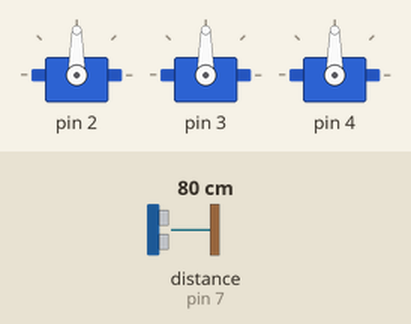
Simulated run of this sketch. Board: Arduino Uno, built with avr-gcc and run on an emulated ATmega328P. Parts: 3 × servo. Inputs (shaded band) come from the test bench; at power-on: distance to the obstacle (sensor on pin 7) 80 cm. The echo pulse lasts 58.3 µs per cm.

Above: at 0.1 s.
At 3.2 s:
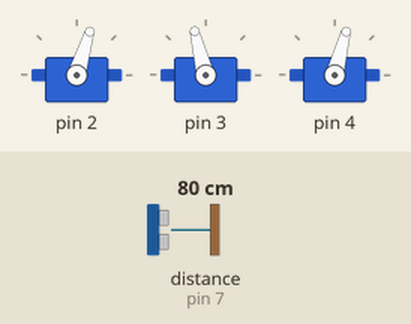
3.3 s: distance to the obstacle (sensor on pin 7) set to 18 cm
At 3.67 s:
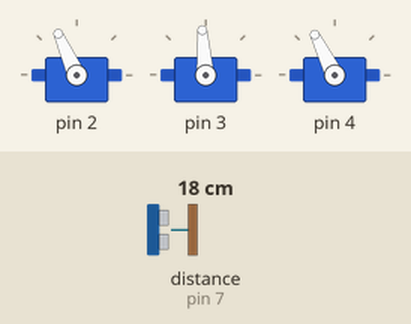
Timing chart, 0 to 22.8 s (numbered marks = the images above; inputs shaded):
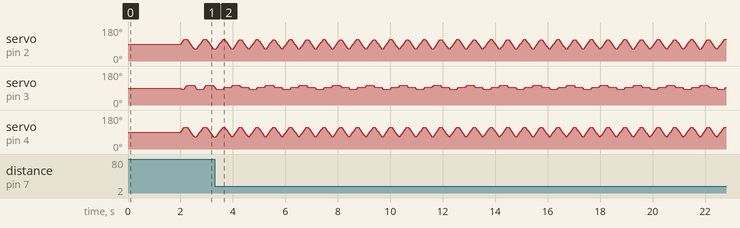

The sketch:

08.1.Ultrasonic_Ant.ino
```cpp
/**********************************************************************
  Product     : Freenove Robot Ant Kit
  Description : Ultrasonic obstacle avoidance ant robot
  Auther      : www.freenove.com
  Modification: 2021/04/20
**********************************************************************/
#include "Ultrasonic.h"
#include "myServo.h"

void setup() {
  Ultrasonic_Setup();
  Ant_Setup();

  //NOTE：The ant robot is adjusted by modifying the parameters.
  Ant_Correct_Angle(-1,4,1); //Calibrate ant Servo(Each robot is different, depending on your installation process)
  delay(2000);
}

void loop() {
  Ultrasonic_Get_Data(100);
  if (Ultrasonic_Value >= 40)
    ant_run_forth(2, 5); //Forward      //Forward
  else if (Ultrasonic_Value >= 20 && Ultrasonic_Value < 40)
    ant_run_left(2, 5);       //Forward to the left
//  ant_run_right(2, 5);      //Forward to the right
  else if (Ultrasonic_Value >= 10 && Ultrasonic_Value < 20)
    ant_run_situ_left(2, 5);  //Turn left in situ
//  ant_run_situ_right(2, 5); //Turn right in situ
  else
    ant_run_back(2, 5);       //Backwards
}
```

Ultrasonic.cpp
```cpp
#include <Arduino.h>
#include <UltrasonicSensor.h>
#include "Ultrasonic.h"

UltrasonicSensor ultrasonic(Ultrasonic_Trig, Ultrasonic_Echo);

int Ultrasonic_Value = 0;

int ultrasonic_before = 0;
int ultrasonic_next = 0;

//Ultrasonic initialization
void Ultrasonic_Setup(void)
{
  ultrasonic.setTemperature(Temperature_Compensation);
  ultrasonic_before = millis();
}

//Ultrasonic get distance value
int Ultrasonic_Get_Data(int delayms)
{
  ultrasonic_next = millis();
  delayms=constrain(delayms,0,32767);
  if (ultrasonic_next - ultrasonic_before >= delayms){
    ultrasonic_before = ultrasonic_next;
    Ultrasonic_Value = ultrasonic.distanceInCentimeters();
    Serial.print("E#");
    Serial.println(Ultrasonic_Value);
    return Ultrasonic_Value;
  }
}

//Ultrasonic send distance value
void Ultrasonic_Bluetooth_Data(void)
{
  int Sonic_Value = ultrasonic.distanceInCentimeters();
  Serial.print("E#");
  Serial.println(Sonic_Value);
}
```

Ultrasonic.h
```cpp
#ifndef _ULTRASONIC_H
#define _ULTRASONIC_H

#define Ultrasonic_Trig 8
#define Ultrasonic_Echo 7
#define Temperature_Compensation 25

extern int Ultrasonic_Value;               //Ultrasonic distance

void Ultrasonic_Setup(void);               //Ultrasonic initialization
int Ultrasonic_Get_Data(int delayms=1000); //Ultrasonic get distance value
void Ultrasonic_Bluetooth_Data(void);      //Ultrasonic send distance value


#endif
```

myServo.h
```cpp
#ifndef _MYSERVO_H
#define _MYSERVO_H

#define ANT_UPLIFT_HEIGHT 10
#define ANT_ROTATE_ANGLE 25

void Ant_Setup(void);                                        //Initialize the servo
void Ant_Correct_Angle(int angle1, int angle2, int angle3);  //Calibrate the servo value
void Ant_Servo_Mode(int mode, int speed=1, bool state=1);    //Set the movement pattern of the ant


void ant_reset_angle(void);                                  //Restore initial state
bool ant_move_forth(int times, int mdelayms, int state = 1); //Forward
bool ant_move_back(int times, int mdelayms, int state = 1);  //Backwards
bool ant_move_left(int times, int mdelayms, int state = 1);  //Forward to the left
bool ant_move_right(int times, int mdelayms, int state = 1); //Forward to the right
bool ant_situ_left(int times, int mdelayms, int state = 1);  //Turn left in situ
bool ant_situ_right(int times, int mdelayms, int state = 1); //Turn right in situ

void ant_run_forth(int times, int mdelayms);                 //Forward
void ant_run_back(int times, int mdelayms);                  //Backwards
void ant_run_left(int times, int mdelayms);                  //Forward to the left
void ant_run_right(int times, int mdelayms);                 //Forward to the right
void ant_run_situ_left(int times, int mdelayms);             //Turn left in situ
void ant_run_situ_right(int times, int mdelayms);            //Turn right in situ


#endif
```

Source omitted: myServo.cpp (23691 bytes)
